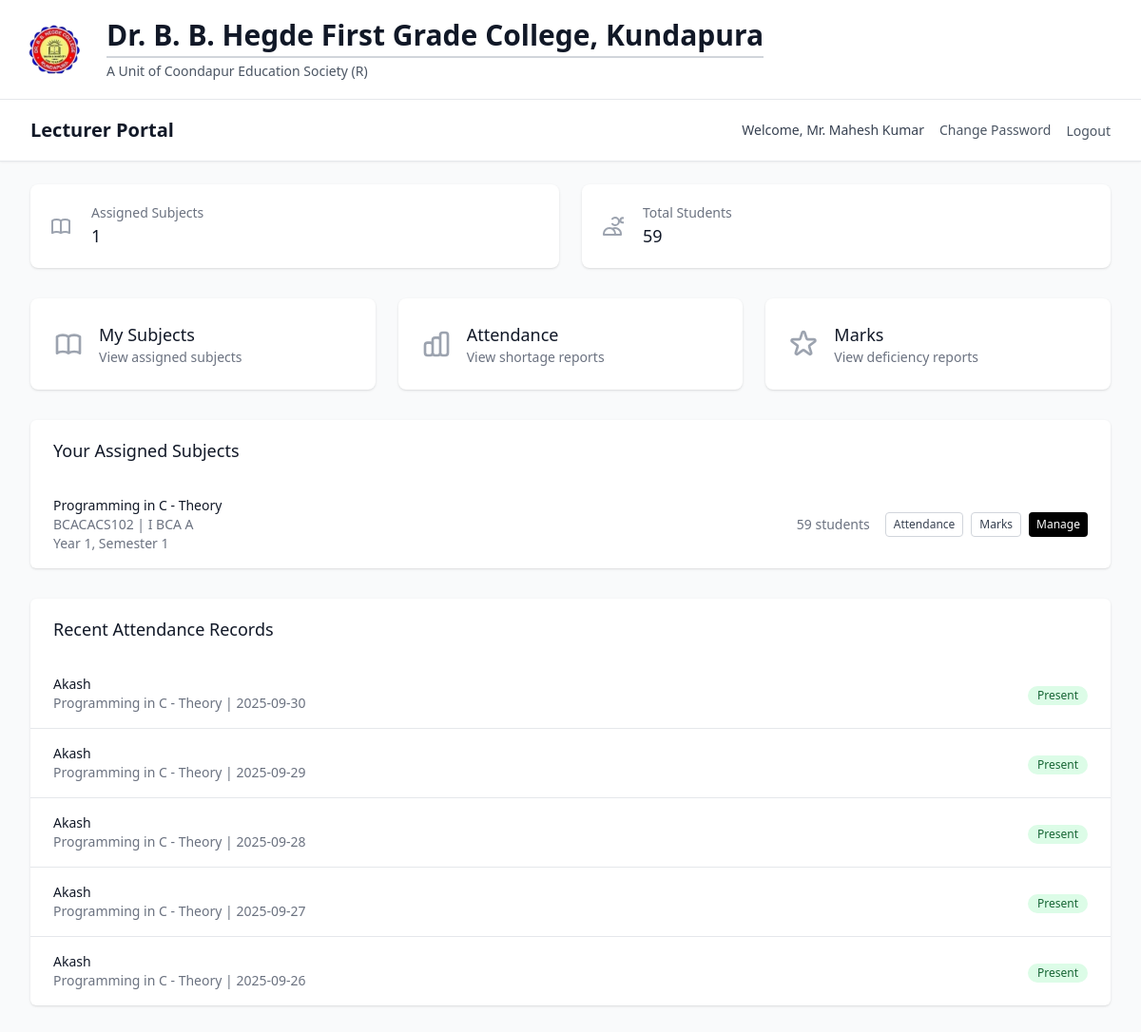
The app's page /lecturer/dashboard (signed in) with its own data.
### models/user.py (models this page shows, shortened)
class Lecturer(db.Model):
    __tablename__ = 'lecturer'
    id = db.Column(db.Integer, primary_key=True)
    lecturer_id = db.Column(db.String(20), unique=True, nullable=False, index=True)
    name = db.Column(db.String(100), nullable=False)
    username = db.Column(db.String(80), unique=True, nullable=False, index=True)
    password_hash = db.Column(db.String(120), nullable=False)
    password_encrypted = db.Column(db.Text, nullable=True)  # Encrypted password for management access
    email = db.Column(db.String(120), unique=True, nullable=True)
    created_at = db.Column(db.DateTime, default=datetime.utcnow)
    last_login = db.Column(db.DateTime)
    is_active = db.Column(db.Boolean, default=True)
    subject_assignments = db.relationship('SubjectAssignment', backref='lecturer', lazy='dynamic')
    attendance_records = db.relationship('AttendanceRecord', backref='lecturer', lazy='dynamic')
    monthly_summaries = db.relationship('MonthlyAttendanceSummary', backref='lecturer', lazy='dynamic')
    student_marks = db.relationship('StudentMarks', backref='lecturer', lazy='dynamic')
    def get_assigned_subjects(self):
        from datetime import datetime
        current_year = datetime.now().year
        active_assignments_current_year = (
            self.subject_assignments
                .filter_by(academic_year=current_year, is_active=True)
                .all()
        )
        return [assignment.subject for assignment in active_assignments_current_year]

### models/academic.py (models this page shows, shortened)
class Subject(db.Model):
    __tablename__ = 'subject'
    id = db.Column(db.Integer, primary_key=True)
    name = db.Column(db.String(100), nullable=False)
    code = db.Column(db.String(20), nullable=False, index=True)
    course_id = db.Column(db.Integer, db.ForeignKey('course.id'), nullable=False)
    semester = db.Column(db.Integer, nullable=False)
    year = db.Column(db.Integer, nullable=False)
    credits = db.Column(db.Integer, default=3)
    description = db.Column(db.Text, nullable=True)
    created_at = db.Column(db.DateTime, default=datetime.utcnow)
    is_active = db.Column(db.Boolean, default=True)
    assignments = db.relationship('SubjectAssignment', backref='subject', lazy='dynamic')
    enrollments = db.relationship('StudentEnrollment', backref='subject', lazy='dynamic')
    attendance_records = db.relationship('AttendanceRecord', backref='subject', lazy='dynamic')
    monthly_summaries = db.relationship('MonthlyAttendanceSummary', backref='subject', lazy='dynamic')
    student_marks = db.relationship('StudentMarks', backref='subject', lazy='dynamic')
    __table_args__ = (db.UniqueConstraint('code', 'course_id', name='unique_subject_code_per_course'),)
    def get_enrolled_students_count(self):
        return self.enrollments.filter_by(is_active=True).count()

class Course(db.Model):
    __tablename__ = 'course'
    id = db.Column(db.Integer, primary_key=True)
    name = db.Column(db.String(100), nullable=False)
    code = db.Column(db.String(20), unique=True, nullable=False, index=True)
    description = db.Column(db.Text, nullable=True)
    duration_years = db.Column(db.Integer, default=3, nullable=False)
    total_semesters = db.Column(db.Integer, default=6, nullable=False)
    created_at = db.Column(db.DateTime, default=datetime.utcnow)
    is_active = db.Column(db.Boolean, default=True)
    students = db.relationship('Student', backref='course', lazy='dynamic')
    subjects = db.relationship('Subject', backref='course', lazy='dynamic')

### models/attendance.py (models this page shows, shortened)
class AttendanceRecord(db.Model):
    __tablename__ = 'attendance_record'
    id = db.Column(db.Integer, primary_key=True)
    student_id = db.Column(db.Integer, db.ForeignKey('student.id'), nullable=False)
    subject_id = db.Column(db.Integer, db.ForeignKey('subject.id'), nullable=False)
    lecturer_id = db.Column(db.Integer, db.ForeignKey('lecturer.id'), nullable=False)
    date = db.Column(db.Date, nullable=False, default=date.today)
    status = db.Column(db.String(10), nullable=False)  # 'present' or 'absent'
    remarks = db.Column(db.String(200), nullable=True)
    created_at = db.Column(db.DateTime, default=datetime.utcnow)
    updated_at = db.Column(db.DateTime, default=datetime.utcnow, onupdate=datetime.utcnow)
    __table_args__ = (db.UniqueConstraint('student_id', 'subject_id', 'date', name='unique_student_subject_date_attendance'),)

### models/student.py (models this page shows, shortened)
class Student(db.Model):
    __tablename__ = 'student'
    id = db.Column(db.Integer, primary_key=True)
    roll_number = db.Column(db.String(20), unique=True, nullable=False, index=True)
    name = db.Column(db.String(100), nullable=False)
    course_id = db.Column(db.Integer, db.ForeignKey('course.id'), nullable=False)
    academic_year = db.Column(db.Integer, nullable=False)
    current_semester = db.Column(db.Integer, default=1)
    email = db.Column(db.String(120), unique=True, nullable=True)
    phone = db.Column(db.String(15), nullable=True)
    address = db.Column(db.Text, nullable=True)
    date_of_birth = db.Column(db.Date, nullable=True)
    admission_date = db.Column(db.Date, default=datetime.utcnow().date())
    created_at = db.Column(db.DateTime, default=datetime.utcnow)
    is_active = db.Column(db.Boolean, default=True)
    enrollments = db.relationship('StudentEnrollment', backref='student', lazy='dynamic')
    attendance_records = db.relationship('AttendanceRecord', backref='student', lazy='dynamic')
    marks = db.relationship('StudentMarks', backref='student', lazy='dynamic')

### routes/auth.py (the view)
        def decorated_function(*args, **kwargs):
            if not SessionManager.is_authenticated(session):
                flash('Please log in to access this page', 'error')
                return redirect(url_for('auth.index'))
            if user_type:
                if user_type == 'management' and not SessionManager.is_management(session):
                    flash('Access denied. Management login required.', 'error')
                    return redirect(url_for('auth.management_login'))
                elif user_type == 'lecturer' and not SessionManager.is_lecturer(session):
                    flash('Access denied. Lecturer login required.', 'error')
                    return redirect(url_for('auth.lecturer_login'))
            return f(*args, **kwargs)

### templates/lecturer/dashboard.html (shortened to what this page needs)
{% extends "base.html" %}
{% block content %}
<div class="min-h-screen bg-gray-50">
    <nav class="bg-white shadow-sm border-b border-gray-200">
        <div class="max-w-7xl mx-auto px-4 sm:px-6 lg:px-8">
            <div class="flex justify-between items-center h-16">
                <div class="flex items-center">
                    <h1 class="text-lg sm:text-xl font-semibold text-gray-900">Lecturer Portal</h1>
                </div>
                <div class="hidden md:flex items-center space-x-4">
                    <span class="text-sm text-gray-700">Welcome, {{ current_user.name or current_user.username }}</span>
                    <a href="{{ url_for('auth.change_password') }}" class="text-sm text-gray-600 hover:text-black">Change Password</a>
                    <form method="POST" action="{{ url_for('auth.logout') }}" class="inline">
                        <button type="submit" class="text-sm text-gray-600 hover:text-black">Logout</button>
                    </form>
                </div>
            </div>
        </div>
    </nav>
    <div class="max-w-7xl mx-auto py-6 sm:px-6 lg:px-8">
        <div class="grid grid-cols-1 md:grid-cols-2 gap-6 mb-8">
            <div class="bg-white overflow-hidden shadow rounded-lg">
                <div class="p-5">
                    <div class="flex items-center">
                        <div class="flex-shrink-0">
                        </div>
                        <div class="ml-5 w-0 flex-1">
                            <dl>
                                <dt class="text-sm font-medium text-gray-500 truncate">Assigned Subjects</dt>
                                <dd class="text-lg font-medium text-gray-900">{{ stats.total_subjects or 0 }}</dd>
                            </dl>
                        </div>
                    </div>
                </div>
            </div>
            <div class="bg-white overflow-hidden shadow rounded-lg">
                <div class="p-5">
                    <div class="flex items-center">
                        <div class="flex-shrink-0">
                            <svg class="h-6 w-6 text-gray-400" fill="none" stroke="currentColor" viewBox="0 0 24 24">
                                <path stroke-linecap="round" stroke-linejoin="round" stroke-width="2" d="M12 4.354a4 4 0 110 5.292M15 21H3v-1a6 6 0 0112 0v1zm0 0h6v-1a6 6 0 00-9-5.197m13.5-9a2.5 2.5 0 11-5 0 2.5 2.5 0 015 0z"></path>
                            </svg>
                        </div>
                        <div class="ml-5 w-0 flex-1">
                            <dl>
                                <dt class="text-sm font-medium text-gray-500 truncate">Total Students</dt>
                                <dd class="text-lg font-medium text-gray-900">{{ stats.total_students or 0 }}</dd>
                            </dl>
                        </div>
                    </div>
                </div>
            </div>
        </div>
        <div class="grid grid-cols-1 sm:grid-cols-2 lg:grid-cols-3 gap-4 sm:gap-6 mb-8">
            <a href="{{ url_for('lecturer.subjects') }}" class="bg-white overflow-hidden shadow rounded-lg hover:shadow-md transition-shadow active:bg-gray-50">
                <div class="p-4 sm:p-6">
                    <div class="flex items-center">
                        <div class="flex-shrink-0">
                        </div>
                        <div class="ml-3 sm:ml-4 min-w-0 flex-1">
                            <h3 class="text-base sm:text-lg font-medium text-gray-900 truncate">My Subjects</h3>
                            <p class="text-xs sm:text-sm text-gray-500">View assigned subjects</p>
                        </div>
                    </div>
                </div>
            </a>
            <a href="{{ url_for('lecturer.attendance_shortage_report') }}" class="bg-white overflow-hidden shadow rounded-lg hover:shadow-md transition-shadow active:bg-gray-50">
                <div class="p-4 sm:p-6">
                    <div class="flex items-center">
                        <div class="flex-shrink-0">
                        </div>
                        <div class="ml-3 sm:ml-4 min-w-0 flex-1">
                            <h3 class="text-base sm:text-lg font-medium text-gray-900 truncate">Attendance</h3>
                            <p class="text-xs sm:text-sm text-gray-500">View shortage reports</p>
                        </div>
                    </div>
                </div>
            </a>
            <a href="{{ url_for('lecturer.marks_deficiency_report') }}" class="bg-white overflow-hidden shadow rounded-lg hover:shadow-md transition-shadow active:bg-gray-50">
                <div class="p-4 sm:p-6">
                    <div class="flex items-center">
                        <div class="flex-shrink-0">
                        </div>
                        <div class="ml-3 sm:ml-4 min-w-0 flex-1">
                            <h3 class="text-base sm:text-lg font-medium text-gray-900 truncate">Marks</h3>
                            <p class="text-xs sm:text-sm text-gray-500">View deficiency reports</p>
                        </div>
                    </div>
                </div>
            </a>
        </div>
        {% if stats.assigned_subjects %}
        <div class="bg-white shadow overflow-hidden sm:rounded-md mb-8">
            <div class="px-4 py-5 sm:px-6">
                <h3 class="text-lg leading-6 font-medium text-gray-900">Your Assigned Subjects</h3>
            </div>
            <ul class="divide-y divide-gray-200">
                {% for subject in stats.assigned_subjects %}
                <li class="px-4 py-4 sm:px-6">
                    <div class="flex flex-col sm:flex-row sm:items-center sm:justify-between space-y-2 sm:space-y-0">
                        <div class="min-w-0 flex-1">
                            <p class="text-sm font-medium text-gray-900 truncate">{{ subject.name }}</p>
                            <p class="text-xs sm:text-sm text-gray-500">{{ subject.code }} | {{ subject.course.name if subject.course else 'N/A' }}</p>
                            <p class="text-xs sm:text-sm text-gray-500">Year {{ subject.year }}, Semester {{ subject.semester }}</p>
                        </div>
                        <div class="flex items-center justify-between sm:justify-end sm:space-x-4">
                            <span class="text-xs sm:text-sm text-gray-500">{{ subject.get_enrolled_students_count() }} students</span>
                            <div class="flex space-x-2">
                                <a href="{{ url_for('lecturer.attendance_management', subject_id=subject.id) }}"
                                   class="inline-flex items-center px-2 py-1 border border-gray-300 rounded text-xs font-medium text-gray-700 bg-white hover:bg-gray-50 active:bg-gray-100">
                                    Attendance
                                </a>
                                <a href="{{ url_for('lecturer.marks_management', subject_id=subject.id) }}"
                                   class="inline-flex items-center px-2 py-1 border border-gray-300 rounded text-xs font-medium text-gray-700 bg-white hover:bg-gray-50 active:bg-gray-100">
                                    Marks
                                </a>
                                <a href="{{ url_for('lecturer.subject_students', subject_id=subject.id) }}"
                                   class="inline-flex items-center px-2 py-1 bg-black text-white rounded text-xs font-medium hover:bg-gray-800 active:bg-gray-900">
                                    Manage
                                </a>
                            </div>
                        </div>
                    </div>
                </li>
                {% endfor %}
            </ul>
        </div>
        {% endif %}
        {% if stats.recent_attendance %}
        <div class="bg-white shadow overflow-hidden sm:rounded-md">
            <div class="px-4 py-5 sm:px-6">
                <h3 class="text-lg leading-6 font-medium text-gray-900">Recent Attendance Records</h3>
            </div>
            <ul class="divide-y divide-gray-200">
                {% for record in stats.recent_attendance %}
                <li class="px-4 py-4 sm:px-6">
                    <div class="flex items-center justify-between">
                        <div>
                            <p class="text-sm font-medium text-gray-900">{{ record.student.name if record.student else 'Unknown Student' }}</p>
                            <p class="text-sm text-gray-500">{{ record.subject.name if record.subject else 'Unknown Subject' }} | {{ record.date.strftime('%Y-%m-%d') if record.date else 'N/A' }}</p>
                        </div>
                        <div>
                            <span class="inline-flex items-center px-2.5 py-0.5 rounded-full text-xs font-medium {% if record.status == 'present' %}bg-green-100 text-green-800{% else %}bg-red-100 text-red-800{% endif %}">
                                {{ record.status.title() }}
                            </span>
                        </div>
                    </div>
                </li>
                {% endfor %}
            </ul>
        </div>
        {% endif %}
    </div>
</div>
{% endblock %}

### records on screen
Lecturer: name "Mr. Mahesh Kumar"
Subject: name "Programming in C - Theory", code "BCACACS102", course "I BCA A", year "1", semester "1", get_enrolled_students_count "59"
AttendanceRecord: student "Akash", subject "Programming in C - Theory", date "2025-09-30", status "Present"
AttendanceRecord: student "Akash", subject "Programming in C - Theory", date "2025-09-29", status "Present"
AttendanceRecord: student "Akash", subject "Programming in C - Theory", date "2025-09-28", status "Present"
AttendanceRecord: student "Akash", subject "Programming in C - Theory", date "2025-09-27", status "Present"
AttendanceRecord: student "Akash", subject "Programming in C - Theory", date "2025-09-26", status "Present"

### other values on screen
{{ stats.total_subjects or 0 }} "1"
{{ stats.total_students or 0 }} "59"
